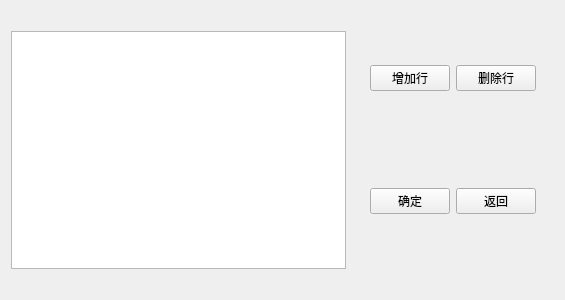
<?xml version="1.0" encoding="UTF-8"?>
<ui version="4.0">
 <class>showcaigou</class>
 <widget class="QWidget" name="showcaigou">
  <property name="geometry">
   <rect>
    <x>0</x>
    <y>0</y>
    <width>565</width>
    <height>300</height>
   </rect>
  </property>
  <property name="windowTitle">
   <string>Form</string>
  </property>
  <property name="styleSheet">
   <string notr="true">background-image: url(:/pic/back2.jpg);</string>
  </property>
  <layout class="QGridLayout" name="gridLayout">
   <item row="0" column="1" rowspan="2">
    <widget class="QWidget" name="widget_3" native="true">
     <layout class="QVBoxLayout" name="verticalLayout">
      <item>
       <widget class="QWidget" name="widget_2" native="true">
        <layout class="QHBoxLayout" name="horizontalLayout_2">
         <item>
          <widget class="QPushButton" name="addButton">
           <property name="text">
            <string>增加行</string>
           </property>
          </widget>
         </item>
         <item>
          <widget class="QPushButton" name="deleteButton">
           <property name="text">
            <string>删除行</string>
           </property>
          </widget>
         </item>
        </layout>
       </widget>
      </item>
      <item>
       <widget class="QWidget" name="widget" native="true">
        <layout class="QHBoxLayout" name="horizontalLayout">
         <item>
          <widget class="QPushButton" name="sureButton">
           <property name="text">
            <string>确定</string>
           </property>
          </widget>
         </item>
         <item>
          <widget class="QPushButton" name="retButton">
           <property name="text">
            <string>返回</string>
           </property>
          </widget>
         </item>
        </layout>
       </widget>
      </item>
     </layout>
    </widget>
   </item>
   <item row="0" column="0">
    <widget class="QLabel" name="label">
     <property name="styleSheet">
      <string notr="true">color: rgb(170, 0, 0);</string>
     </property>
     <property name="text">
      <string/>
     </property>
    </widget>
   </item>
   <item row="1" column="0">
    <widget class="QTableWidget" name="tableWidget">
     <property name="enabled">
      <bool>true</bool>
     </property>
     <property name="textElideMode">
      <enum>Qt::ElideLeft</enum>
     </property>
     <property name="sortingEnabled">
      <bool>false</bool>
     </property>
     <property name="rowCount">
      <number>0</number>
     </property>
     <property name="columnCount">
      <number>0</number>
     </property>
    </widget>
   </item>
   <item row="2" column="0">
    <widget class="QLabel" name="label_2">
     <property name="styleSheet">
      <string notr="true">color: rgb(0, 0, 0);
font: 75 italic 11pt &quot;Adobe Arabic&quot;;</string>
     </property>
     <property name="text">
      <string/>
     </property>
    </widget>
   </item>
  </layout>
 </widget>
 <resources/>
 <connections/>
</ui>
